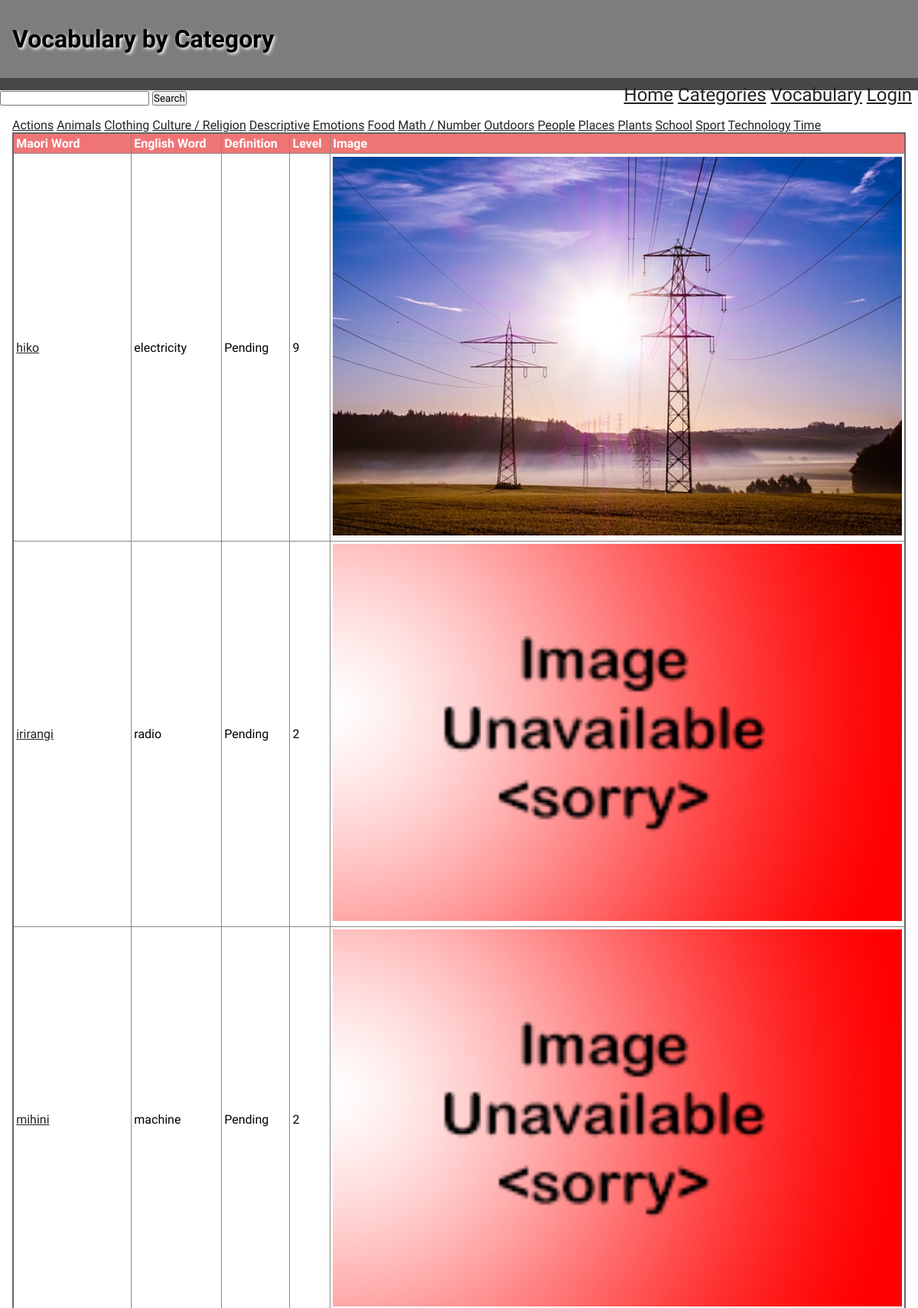
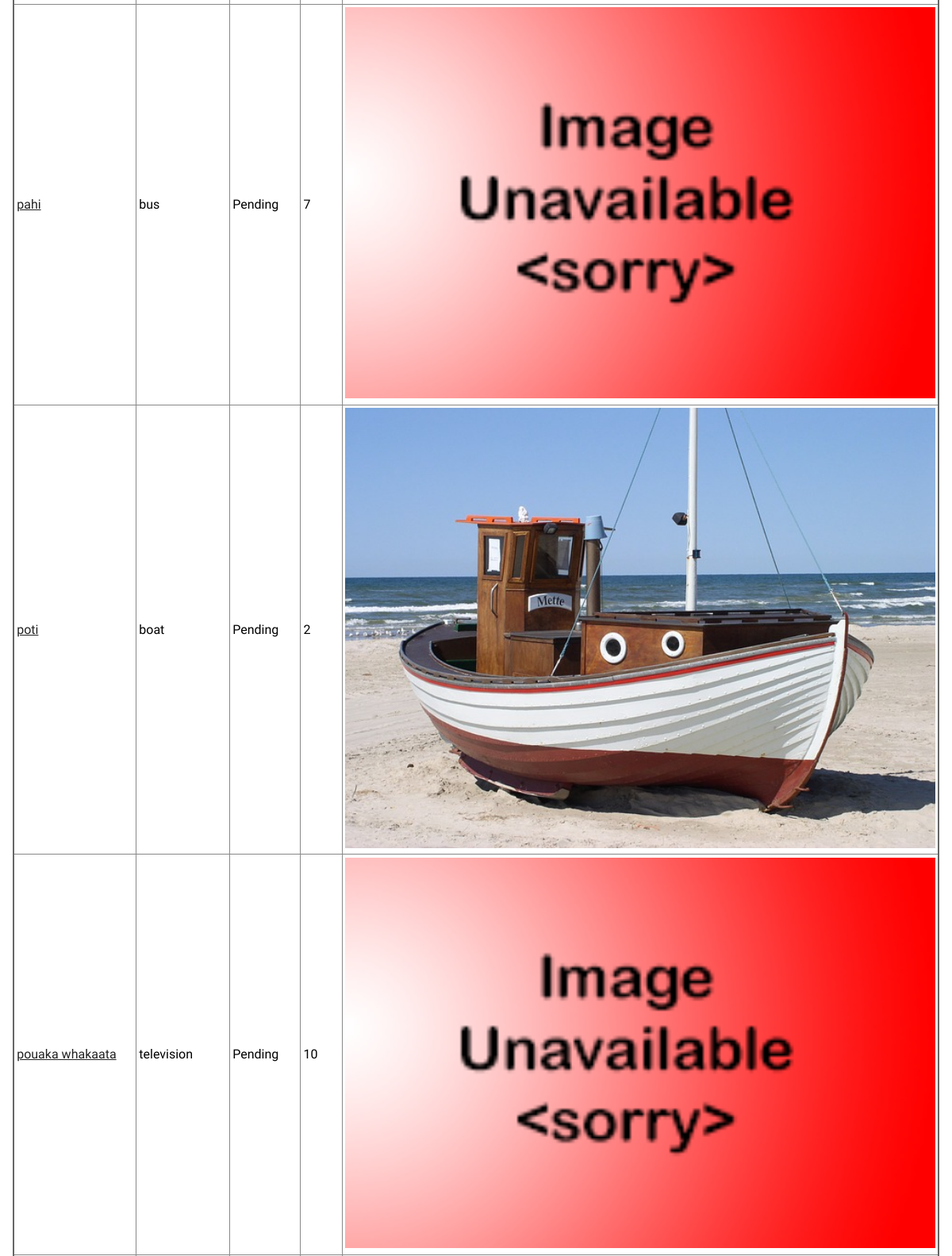
/vocab/15 (upper part), run on the app's committed database (2 pictures, top to bottom).
### tables this page shows
CREATE TABLE category_table
(
    id       integer
        constraint category_table_pk
            primary key autoincrement,
    Category varchar(20) not null
);

CREATE TABLE "words_list"
(
    ID            integer
        constraint words_list_pk
            primary key autoincrement,
    Maori         varchar(30)  not null,
    English       varchar(30)  not null,
    Definition    varchar(500) not null,
    Level         integer      not null,
    cat_id        integer,
    category      varchar(30),
    image         varchar(30),
    entrydate     varchar(30),
    user_input_id varchar(30)
);

### app.py (the view)
@app.route('/vocab/<cat_id>')     # calls vocabulary page based on category
def render_vocab(cat_id):
    con = open_database(DATABASE)
    query = "SELECT * FROM category_table"
    cur = con.cursor()
    cur.execute(query)
    category_list = cur.fetchall()
    print(category_list)
    query = "SELECT * FROM words_list WHERE cat_id= ? ORDER BY ID"
    cur = con.cursor()
    cur.execute(query, (cat_id, ))
    words_list = cur.fetchall()
    print(words_list)
    con.close()
    return render_template('vocab.html', words=words_list, categories=category_list, logged_in=is_logged_in(), teacher=is_teacher())

### app.py (called while the page is built)
def open_database(db_file):     # function to connect to database
    try:
        connection = sqlite3.connect(db_file)
        return connection
    except Error as e:
        print(e)
    return None

def is_logged_in():     # shows if or if not logged in
    if session.get("email") is None:
        print("not Logged in")
        return False
    else:
        print("Logged in")
        return True

def is_teacher():
    if session.get('teacher') == True:
        print("i am teacher")
        return True
    else:
        print("not teacher")
        return False

### templates/vocab.html
{% extends 'base.html' %}
{% block pageheading %}
Vocabulary by Category
{% endblock %}
{% block main %}
    {% for category in categories %}
        <th><a href="/vocab/{{ category[0] }}">{{ category[1] }}</a></th>
    {% endfor %}
    <table>
        <tr>
            <th>Maori Word</th>
            <th>English Word</th>
            <th>Definition</th>
            <th>Level</th>
            <th>Image</th>
        </tr>
        {% for word in words %}
        <tr>
            <td><a href=/singleword/{{ word[0] }}>{{ word[1] }}</a></td>
            <td>{{ word[2] }}</td>
            <td>{{ word[3] }}</td>
            <td>{{ word[4] }}</td>
            {% if word[7] %}
            <td><img src="/static/images/{{ word[7] }}" alt="image not available" width="200"></td>
            {% else %}
            <td><img src="/static/images/noimage.png" alt="image not available" width="200"></td>
            {% endif %}
        </tr>
        {% endfor %}
    </table>
{% endblock %}

### static/css/style.css (style rules this page uses)
* { font-family: Comfortaa, sans-serif; margin: 0; padding: 0; box-sizing: border-box; }
a { color: #222; }
img { width: 100%; }
table { width: 100%; border: 2px solid #666; border-collapse: collapse; }
th, td { border: 1px solid #888; padding: 0.2rem; text-align: left; }
th { background-color: #ef7575; color: #fff; }

### data on the page
category_table: Category "Actions"
category_table: Category "Animals"
category_table: Category "Clothing"
category_table: Category "Culture / Religion"
category_table: Category "Descriptive"
category_table: Category "Emotions"
category_table: Category "Food"
category_table: Category "Math / Number"
category_table: Category "Outdoors"
category_table: Category "People"
category_table: Category "Places"
category_table: Category "Plants"
category_table: Category "School"
category_table: Category "Sport"
category_table: Category "Technology"
category_table: Category "Time"
words_list: Maori "hiko", English "electricity", Definition "Pending", Level "9", image (picture)
words_list: Maori "irirangi", English "radio", Definition "Pending", Level "2"
words_list: Maori "mihini", English "machine", Definition "Pending", Level "2"
words_list: Maori "pahi", English "bus", Definition "Pending", Level "7"
words_list: Maori "poti", English "boat", Definition "Pending", Level "2", image (picture)
words_list: Maori "pouaka whakaata", English "television", Definition "Pending", Level "10"
